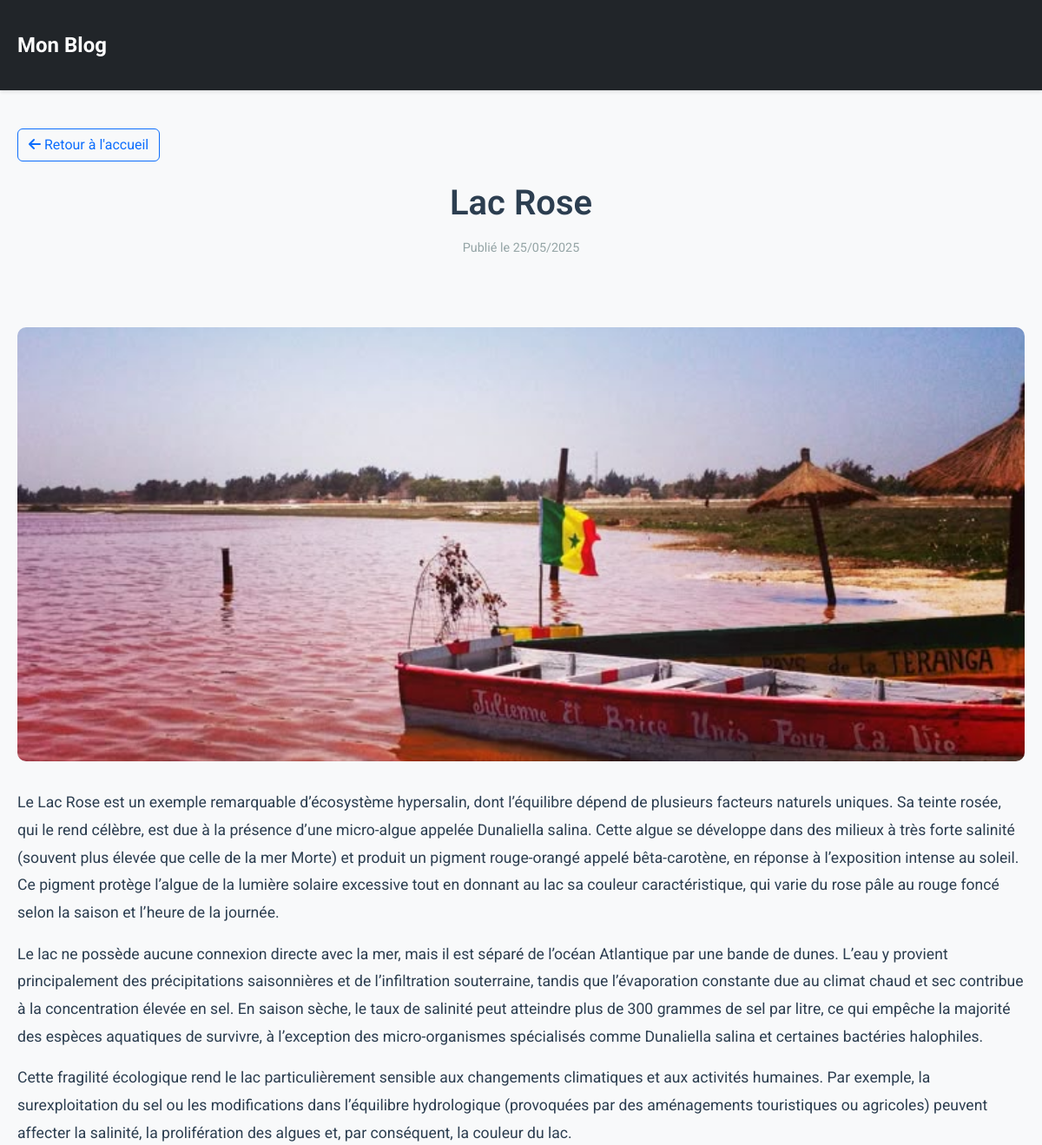
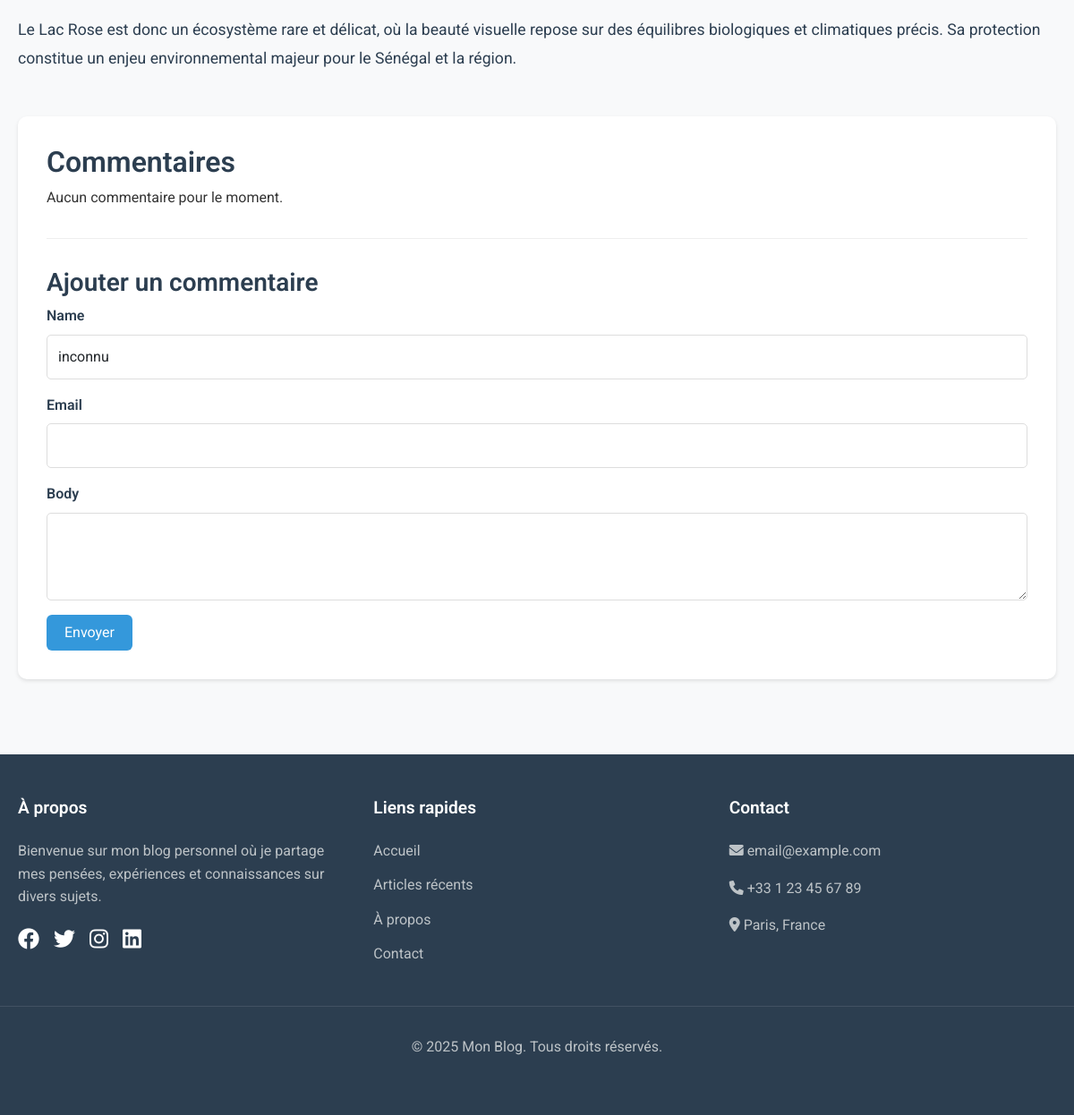
Page /lac-rose/ on the committed database (2 pictures, top to bottom).
### myblog/models.py (models this page shows, shortened)
class CreateBlog(models.Model):
    title = models.CharField(max_length=200)
    slug = models.SlugField(max_length=200) # pour les urls
    intro = models.TextField()
    body = models.TextField()
    image = models.ImageField(upload_to='media', null=True, blank=True)
    video = models.FileField(upload_to='videos/', null=True, blank=True, help_text="Formats acceptés : MP4, WebM, Ogg")
    date_added = models.DateTimeField(auto_now_add=True)
    class Meta:
        ordering = ['-date_added'] # les plus recents en premier

### myblog/views.py (the view)
# urls.py: path('<slug:slug>/', views.post_detail, name='post_detail'),
def post_detail(request, slug):
    post = get_object_or_404(CreateBlog, slug=slug)
    comments = post.comments.all()
    if request.method == 'POST':
        form = BlogForm(request.POST)
        if form.is_valid():
            comment = form.save(commit=False)
            comment.post = post
            comment.save()
            return redirect('post_detail', slug=post.slug)
    else:
        form = BlogForm()
    context = {
        'post': post,
        'comments': comments,
        'form': form,
    }
    return render(request, 'myblog/post_detail.html', context)

### myblog/forms.py
class BlogForm(forms.ModelForm):
    class Meta:
        model = Comment
        fields = ['name', 'email', 'body']
        widgets = {
            'name': forms.TextInput(attrs={'class': 'form-control'}),
            'email': forms.EmailInput(attrs={'class': 'form-control'}),
            'body': forms.Textarea(attrs={'class': 'form-control', 'rows': 3}),
        }

### myblog/templates/myblog/post_detail.html (shortened to what this page needs)
{% extends 'myblog/base.html' %}
{% load static %}
{% block extra_css %}
<link href="{% static 'css/post_detail.css' %}" rel="stylesheet">
{% endblock %}
{% block content %}
    <div class="mb-4">
        <a href="{% url 'frontpage' %}" class="btn btn-outline-primary">
            <i class="fas fa-arrow-left"></i> Retour à l'accueil
        </a>
    </div>
    <article>
        <header class="post-header">
            <h1>{{ post.title }}</h1>
            <p class="post-meta">Publié le {{ post.date_added|date:"d/m/Y" }}</p>
        </header>
        {% if post.image %}
            <img src="{{ post.image.url }}" class="post-image" alt="{{ post.title }}">
        {% endif %}
        <div class="post-content">
            {{ post.body|linebreaks }}
        </div>
    </article>
    <section class="comments-section">
        <h2>Commentaires</h2>
        {% for comment in comments %}
            <div class="comment">
                <div class="comment-header">
                    <span class="comment-author">{{ comment.name }}</span>
                    <span class="comment-date">Le {{ comment.date_added|date:"d/m/Y" }}</span>
                </div>
                <div class="comment-body">
                    {{ comment.body }}
                </div>
            </div>
        {% empty %}
            <p>Aucun commentaire pour le moment.</p>
        {% endfor %}
        <div class="comment-form">
            <h3>Ajouter un commentaire</h3>
            <form method="post">
                {% for field in form %}
                    <div class="mb-3">
                        <label for="{{ field.id_for_label }}" class="form-label">{{ field.label }}</label>
                        {{ field }}
                    </div>
                {% endfor %}
                <button type="submit" class="btn btn-primary">Envoyer</button>
            </form>
        </div>
    </section>
{% endblock %}

### static/css/base.css (style rules this page uses)
body { font-family: 'Roboto', sans-serif; line-height: 1.6; color: #333; background-color: #f8f9fa; min-height: 100vh; display: flex; flex-direction: column; }
.btn-primary { background-color: #3498db; border: none; padding: 8px 20px; transition: background-color 0.2s ease-in-out; }
h1, h2, h3, h4, h5, h6 { color: #2c3e50; font-weight: 600; }

### static/css/post_detail.css (style rules this page uses)
.post-header { text-align: center; margin-bottom: 3rem; }
.post-header h1 { font-size: 2.5rem; margin-bottom: 1rem; }
.post-meta { color: #95a5a6; font-size: 0.9rem; }
.post-image { width: 100%; max-height: 500px; object-fit: cover; border-radius: 10px; margin: 2rem 0; }
.post-content { font-size: 1.1rem; line-height: 1.8; color: #2c3e50; margin-bottom: 3rem; }
.comments-section { background: white; padding: 2rem; border-radius: 10px; box-shadow: 0 2px 4px rgba(0,0,0,0.1); }
.comment-form { margin-top: 2rem; padding-top: 2rem; border-top: 1px solid #eee; }
.form-label { font-weight: 600; color: #2c3e50; margin-bottom: 0.5rem; }
.form-control { border: 1px solid #ddd; border-radius: 5px; padding: 0.75rem; margin-bottom: 1rem; }

### rows in the picture
CreateBlog: title "Lac Rose", date_added "25/05/2025", image (picture), body "Le Lac Rose est un exemple remarquable d’écosystème hypersalin, dont l’équilibre dépend de plusieurs facteurs naturels uniques. Sa teinte rosée, qui le rend célèbre, est due à la présence d’une micro-algue appelée Dunaliella salina. Cette algue se développe dans des milieux à très forte salinité (souvent plus élevée que celle de la mer Morte) et produit un pigment rouge-orangé appelé bêta-carotène, en réponse à l’exposition intense au soleil. Ce pigment protège l’algue de la lumière solaire excessive tout en donnant au lac sa couleur caractéristique, qui varie du rose pâle au rouge foncé selon la saison et l’heure de la journée. Le lac ne possède aucune connexion directe avec la mer, mais…"

### other values in the picture
{{ field.label }} "Name" "Email" "Body"
